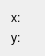
   <widget class="QWidget" name="formLayoutWidget">
    <property name="geometry">
     <rect>
      <x>920</x>
      <y>820</y>
      <width>121</width>
      <height>44</height>
     </rect>
    </property>
    <layout class="QFormLayout" name="coordinateLayout">
     <property name="sizeConstraint">
      <enum>QLayout::SetFixedSize</enum>
     </property>
     <property name="fieldGrowthPolicy">
      <enum>QFormLayout::AllNonFixedFieldsGrow</enum>
     </property>
     <property name="labelAlignment">
      <set>Qt::AlignLeading|Qt::AlignLeft|Qt::AlignVCenter</set>
     </property>
     <item row="0" column="1">
      <widget class="QLabel" name="cursorPositionX">
       <property name="text">
        <string/>
       </property>
      </widget>
     </item>
     <item row="1" column="0">
      <widget class="QLabel" name="positionLabelY">
       <property name="text">
        <string>y:</string>
       </property>
      </widget>
     </item>
     <item row="0" column="0">
      <widget class="QLabel" name="positionLabelX">
       <property name="sizePolicy">
        <sizepolicy hsizetype="Fixed" vsizetype="Fixed">
         <horstretch>0</horstretch>
         <verstretch>0</verstretch>
        </sizepolicy>
       </property>
       <property name="text">
        <string>x:</string>
       </property>
      </widget>
     </item>
     <item row="1" column="1">
      <widget class="QLabel" name="cursorPositionY">
       <property name="text">
        <string/>
       </property>
      </widget>
     </item>
    </layout>
   </widget>
